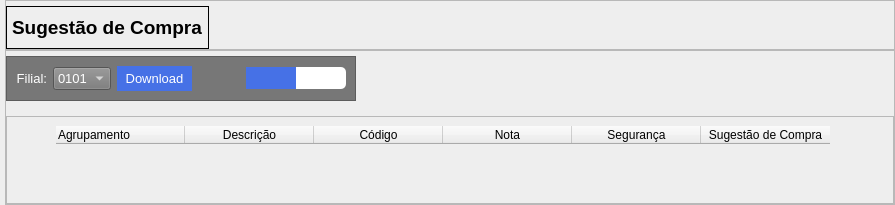
            <widget class="QWidget" name="sug_comp">
             <property name="styleSheet">
              <string notr="true">background-color: rgb(238, 238, 238);</string>
             </property>
             <layout class="QVBoxLayout" name="verticalLayout_5">
              <property name="spacing">
               <number>0</number>
              </property>
              <property name="leftMargin">
               <number>5</number>
              </property>
              <property name="topMargin">
               <number>0</number>
              </property>
              <property name="rightMargin">
               <number>0</number>
              </property>
              <property name="bottomMargin">
               <number>0</number>
              </property>
              <item>
               <widget class="QFrame" name="sug_top_frame">
                <property name="minimumSize">
                 <size>
                  <width>0</width>
                  <height>50</height>
                 </size>
                </property>
                <property name="frameShape">
                 <enum>QFrame::StyledPanel</enum>
                </property>
                <property name="frameShadow">
                 <enum>QFrame::Raised</enum>
                </property>
                <layout class="QHBoxLayout" name="horizontalLayout_6">
                 <property name="spacing">
                  <number>0</number>
                 </property>
                 <property name="leftMargin">
                  <number>0</number>
                 </property>
                 <property name="topMargin">
                  <number>5</number>
                 </property>
                 <property name="rightMargin">
                  <number>0</number>
                 </property>
                 <property name="bottomMargin">
                  <number>0</number>
                 </property>
                 <item>
                  <widget class="QLabel" name="sug_title">
                   <property name="minimumSize">
                    <size>
                     <width>100</width>
                     <height>0</height>
                    </size>
                   </property>
                   <property name="font">
                    <font>
                     <pointsize>14</pointsize>
                     <weight>75</weight>
                     <bold>true</bold>
                    </font>
                   </property>
                   <property name="frameShape">
                    <enum>QFrame::Box</enum>
                   </property>
                   <property name="text">
                    <string>Sugestão de Compra</string>
                   </property>
                  </widget>
                 </item>
                 <item>
                  <spacer name="horizontalSpacer_11">
                   <property name="orientation">
                    <enum>Qt::Horizontal</enum>
                   </property>
                   <property name="sizeHint" stdset="0">
                    <size>
                     <width>40</width>
                     <height>20</height>
                    </size>
                   </property>
                  </spacer>
                 </item>
                </layout>
               </widget>
              </item>
              <item>
               <widget class="QFrame" name="base_frame">
                <property name="styleSheet">
                 <string notr="true">background-color: rgb(238, 238, 238);</string>
                </property>
                <property name="frameShape">
                 <enum>QFrame::StyledPanel</enum>
                </property>
                <property name="frameShadow">
                 <enum>QFrame::Raised</enum>
                </property>
                <layout class="QVBoxLayout" name="verticalLayout_2">
                 <property name="spacing">
                  <number>0</number>
                 </property>
                 <property name="leftMargin">
                  <number>0</number>
                 </property>
                 <property name="topMargin">
                  <number>5</number>
                 </property>
                 <property name="rightMargin">
                  <number>0</number>
                 </property>
                 <property name="bottomMargin">
                  <number>0</number>
                 </property>
                 <item>
                  <widget class="QFrame" name="sug_option_frame">
                   <property name="maximumSize">
                    <size>
                     <width>350</width>
                     <height>16777215</height>
                    </size>
                   </property>
                   <property name="styleSheet">
                    <string notr="true">background-color: rgb(119, 119, 119);</string>
                   </property>
                   <property name="frameShape">
                    <enum>QFrame::StyledPanel</enum>
                   </property>
                   <property name="frameShadow">
                    <enum>QFrame::Raised</enum>
                   </property>
                   <layout class="QHBoxLayout" name="horizontalLayout_2">
                    <property name="leftMargin">
                     <number>9</number>
                    </property>
                    <item>
                     <widget class="QLabel" name="filial_sug">
                      <property name="font">
                       <font>
                        <pointsize>10</pointsize>
                       </font>
                      </property>
                      <property name="layoutDirection">
                       <enum>Qt::LeftToRight</enum>
                      </property>
                      <property name="styleSheet">
                       <string notr="true">color: rgb(255, 255, 255);</string>
                      </property>
                      <property name="text">
                       <string>Filial:</string>
                      </property>
                      <property name="textFormat">
                       <enum>Qt::AutoText</enum>
                      </property>
                      <property name="alignment">
                       <set>Qt::AlignRight|Qt::AlignTrailing|Qt::AlignVCenter</set>
                      </property>
                     </widget>
                    </item>
                    <item>
                     <widget class="QComboBox" name="filial_select">
                      <property name="font">
                       <font>
                        <pointsize>10</pointsize>
                       </font>
                      </property>
                      <property name="styleSheet">
                       <string notr="true">color: rgb(255, 255, 255);</string>
                      </property>
                      <property name="currentText">
                       <string>0101</string>
                      </property>
                      <item>
                       <property name="text">
                        <string>0101</string>
                       </property>
                      </item>
                      <item>
                       <property name="text">
                        <string>0103</string>
                       </property>
                      </item>
                      <item>
                       <property name="text">
                        <string>0104</string>
                       </property>
                      </item>
                      <item>
                       <property name="text">
                        <string>0105</string>
                       </property>
                      </item>
                     </widget>
                    </item>
                    <item>
                     <widget class="QPushButton" name="download_sug">
                      <property name="minimumSize">
                       <size>
                        <width>75</width>
                        <height>25</height>
                       </size>
                      </property>
                      <property name="font">
                       <font>
                        <pointsize>10</pointsize>
                       </font>
                      </property>
                      <property name="focusPolicy">
                       <enum>Qt::WheelFocus</enum>
                      </property>
                      <property name="autoFillBackground">
                       <bool>false</bool>
                      </property>
                      <property name="styleSheet">
                       <string notr="true">QPushButton {
	background-color: rgb(70, 113, 230);
    color: rgb(255, 255, 255);
    border: none;
}
QPushButton:pressed {
    background-color: rgb(100, 100, 100);
}
</string>
                      </property>
                      <property name="text">
                       <string>Download</string>
                      </property>
                      <property name="default">
                       <bool>true</bool>
                      </property>
                      <property name="flat">
                       <bool>true</bool>
                      </property>
                     </widget>
                    </item>
                    <item>
                     <spacer name="horizontalSpacer_3">
                      <property name="orientation">
                       <enum>Qt::Horizontal</enum>
                      </property>
                      <property name="sizeHint" stdset="0">
                       <size>
                        <width>40</width>
                        <height>20</height>
                       </size>
                      </property>
                     </spacer>
                    </item>
                    <item>
                     <widget class="QProgressBar" name="progress_sug">
                      <property name="minimumSize">
                       <size>
                        <width>100</width>
                        <height>0</height>
                       </size>
                      </property>
                      <property name="maximumSize">
                       <size>
                        <width>100</width>
                        <height>16777215</height>
                       </size>
                      </property>
                      <property name="focusPolicy">
                       <enum>Qt::WheelFocus</enum>
                      </property>
                      <property name="styleSheet">
                       <string notr="true">QProgressBar {
    border: 1px black;
    border-radius: 5px;
    background-color: rgb(255, 255, 255);  /* Set to your preferred background color */
    text-align: center;  /* Optional: if you want text centered */
}

QProgressBar::chunk {
    background-color: rgb(70, 113, 230);  /* Set to your preferred chunk color */
    width: 5px;  /* Width of the moving chunk */
    margin: 0px;  /* Space between individual chunks */
}</string>
                      </property>
                      <property name="maximum">
                       <number>0</number>
                      </property>
                      <property name="value">
                       <number>-1</number>
                      </property>
                      <property name="textVisible">
                       <bool>false</bool>
                      </property>
                      <property name="invertedAppearance">
                       <bool>false</bool>
                      </property>
                      <property name="format">
                       <string>%p%</string>
                      </property>
                     </widget>
                    </item>
                   </layout>
                  </widget>
                 </item>
                 <item>
                  <spacer name="verticalSpacer_6">
                   <property name="orientation">
                    <enum>Qt::Vertical</enum>
                   </property>
                   <property name="sizeType">
                    <enum>QSizePolicy::Maximum</enum>
                   </property>
                   <property name="sizeHint" stdset="0">
                    <size>
                     <width>20</width>
                     <height>15</height>
                    </size>
                   </property>
                  </spacer>
                 </item>
                 <item>
                  <widget class="QFrame" name="sug_display_frame">
                   <property name="frameShape">
                    <enum>QFrame::StyledPanel</enum>
                   </property>
                   <property name="frameShadow">
                    <enum>QFrame::Raised</enum>
                   </property>
                   <layout class="QHBoxLayout" name="horizontalLayout_3">
                    <item>
                     <spacer name="horizontalSpacer_4">
                      <property name="orientation">
                       <enum>Qt::Horizontal</enum>
                      </property>
                      <property name="sizeType">
                       <enum>QSizePolicy::Ignored</enum>
                      </property>
                      <property name="sizeHint" stdset="0">
                       <size>
                        <width>40</width>
                        <height>20</height>
                       </size>
                      </property>
                     </spacer>
                    </item>
                    <item>
                     <widget class="QTableWidget" name="tableWidget">
                      <property name="frameShape">
                       <enum>QFrame::NoFrame</enum>
                      </property>
                      <property name="frameShadow">
                       <enum>QFrame::Plain</enum>
                      </property>
                      <property name="sizeAdjustPolicy">
                       <enum>QAbstractScrollArea::AdjustToContents</enum>
                      </property>
                      <attribute name="horizontalHeaderCascadingSectionResizes">
                       <bool>false</bool>
                      </attribute>
                      <attribute name="horizontalHeaderDefaultSectionSize">
                       <number>129</number>
                      </attribute>
                      <attribute name="horizontalHeaderShowSortIndicator" stdset="0">
                       <bool>false</bool>
                      </attribute>
                      <attribute name="horizontalHeaderStretchLastSection">
                       <bool>false</bool>
                      </attribute>
                      <column>
                       <property name="text">
                        <string>Agrupamento</string>
                       </property>
                       <property name="textAlignment">
                        <set>AlignLeading|AlignVCenter</set>
                       </property>
                       <property name="foreground">
                        <brush brushstyle="SolidPattern">
                         <color alpha="255">
                          <red>0</red>
                          <green>0</green>
                          <blue>0</blue>
                         </color>
                        </brush>
                       </property>
                      </column>
                      <column>
                       <property name="text">
                        <string>Descrição</string>
                       </property>
                      </column>
                      <column>
                       <property name="text">
                        <string>Código</string>
                       </property>
                      </column>
                      <column>
                       <property name="text">
                        <string>Nota</string>
                       </property>
                      </column>
                      <column>
                       <property name="text">
                        <string>Segurança</string>
                       </property>
                      </column>
                      <column>
                       <property name="text">
                        <string>Sugestão de Compra</string>
                       </property>
                      </column>
                     </widget>
                    </item>
                    <item>
                     <spacer name="horizontalSpacer_5">
                      <property name="orientation">
                       <enum>Qt::Horizontal</enum>
                      </property>
                      <property name="sizeHint" stdset="0">
                       <size>
                        <width>40</width>
                        <height>20</height>
                       </size>
                      </property>
                     </spacer>
                    </item>
                   </layout>
                  </widget>
                 </item>
                </layout>
               </widget>
              </item>
             </layout>
            </widget>
